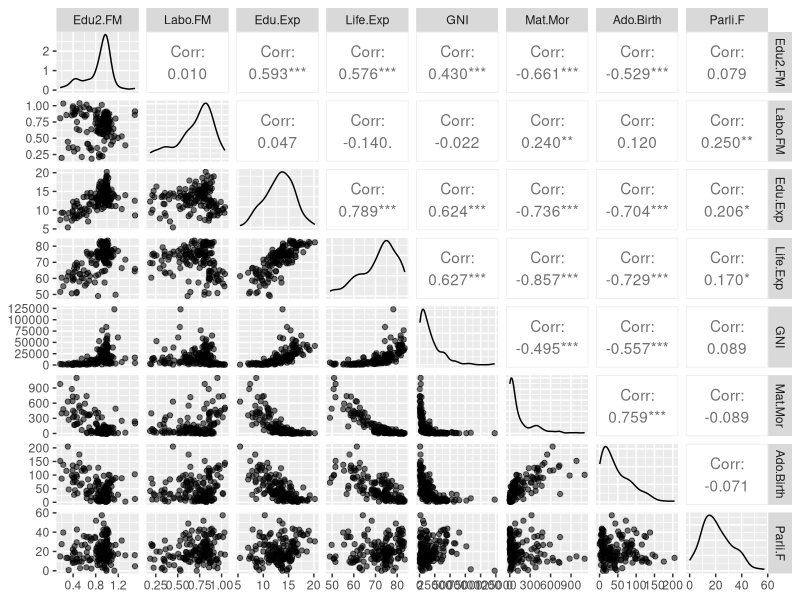

Recreate this plot in R.
## ---- chunk 1
library(dplyr)
library(GGally)
library(ggplot2)
library(tidyr)
library(caret)
library(MASS)
## ---- chunk 2
data <- read.csv("data/human/human2.txt")
## ---- chunk 3
str(data)
## ---- chunk 4
p <- ggpairs(data, mapping = aes(alpha=0.3), lower = list(combo = wrap("facethist", bins = 20)))
p
## ---- chunk 5
data.scaled <- data.frame(scale(data))
## ---- chunk 6

